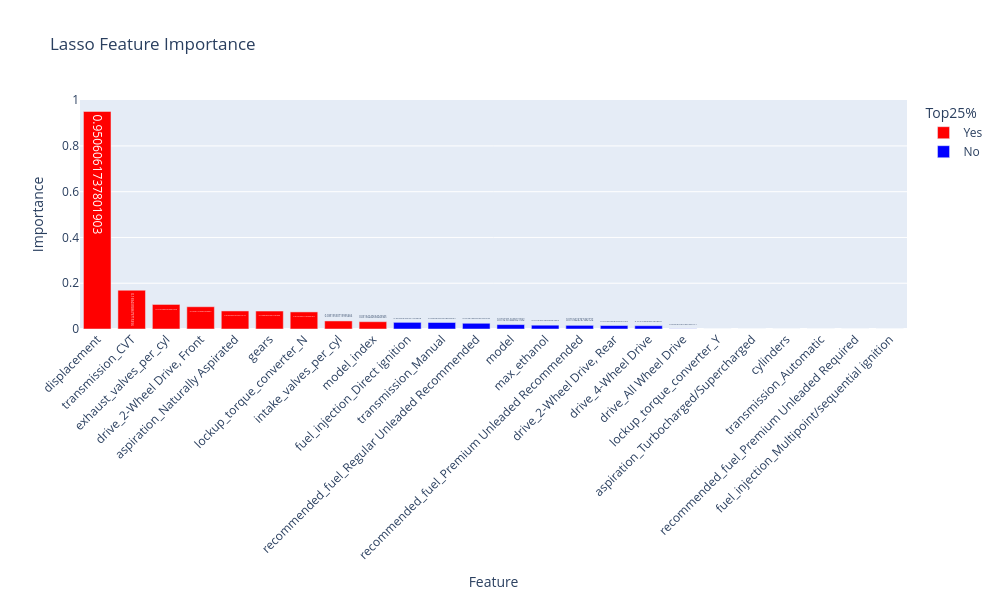

This figure's notebook cell:
### Code cell
import plotly.express as px
fig = px.bar(
    feat_df,
    x='Feature',
    y='Importance',
    color='Top25%',
    color_discrete_map={'Yes': 'red', 'No': 'blue'},
    text='Importance',
    title='Lasso Feature Importance'
)

fig.update_layout(
    xaxis_tickangle=-45,
    width=1000,
    height=600
)

fig.show()

### Figure 1 — Plotly figure (JSON) as saved in the notebook; plotly's stock layout.template omitted (floating-point values rounded to 4 significant figures)
{"data": [{"hovertemplate": "Top25%=Yes<br>Feature=%{x}<br>Importance=%{text}<extra></extra>", "legendgroup": "Yes", "marker": {"color": "red", "pattern": {"shape": ""}}, "name": "Yes", "orientation": "v", "showlegend": true, "text": [0.9506, 0.1694, 0.1073, 0.09732, 0.0789, 0.07851, 0.07467, 0.0352, 0.03194], "textposition": "auto", "type": "bar", "x": ["displacement", "transmission_CVT", "exhaust_valves_per_cyl", "drive_2-Wheel Drive, Front", "aspiration_Naturally Aspirated", "gears", "lockup_torque_converter_N", "intake_valves_per_cyl", "model_index"], "xaxis": "x", "y": [0.9506, 0.1694, 0.1073, 0.09732, 0.0789, 0.07851, 0.07467, 0.0352, 0.03194], "yaxis": "y"}, {"hovertemplate": "Top25%=No<br>Feature=%{x}<br>Importance=%{text}<extra></extra>", "legendgroup": "No", "marker": {"color": "blue", "pattern": {"shape": ""}}, "name": "No", "orientation": "v", "showlegend": true, "text": [0.02907, 0.02845, 0.02498, 0.01921, 0.01665, 0.01594, 0.01522, 0.01442, 0.0005919, 8.812e-16, 7.005e-16, 0.0, 0.0, 0.0, 0.0], "textposition": "auto", "type": "bar", "x": ["fuel_injection_Direct ignition", "transmission_Manual", "recommended_fuel_Regular Unleaded Recommended", "model", "max_ethanol", "recommended_fuel_Premium Unleaded Recommended", "drive_2-Wheel Drive, Rear", "drive_4-Wheel Drive", "drive_All Wheel Drive", "lockup_torque_converter_Y", "aspiration_Turbocharged/Supercharged", "cylinders", "transmission_Automatic", "recommended_fuel_Premium Unleaded Required", "fuel_injection_Multipoint/sequential ignition"], "xaxis": "x", "y": [0.02907, 0.02845, 0.02498, 0.01921, 0.01665, 0.01594, 0.01522, 0.01442, 0.0005919, 8.812e-16, 7.005e-16, 0.0, 0.0, 0.0, 0.0], "yaxis": "y"}], "layout": {"barmode": "relative", "height": 600, "legend": {"title": {"text": "Top25%"}, "tracegroupgap": 0}, "title": {"text": "Lasso Feature Importance"}, "width": 1000, "xaxis": {"anchor": "y", "domain": [0, 1], "tickangle": -45, "title": {"text": "Feature"}}, "yaxis": {"anchor": "x", "domain": [0, 1], "title": {"text": "Importance"}}}}
